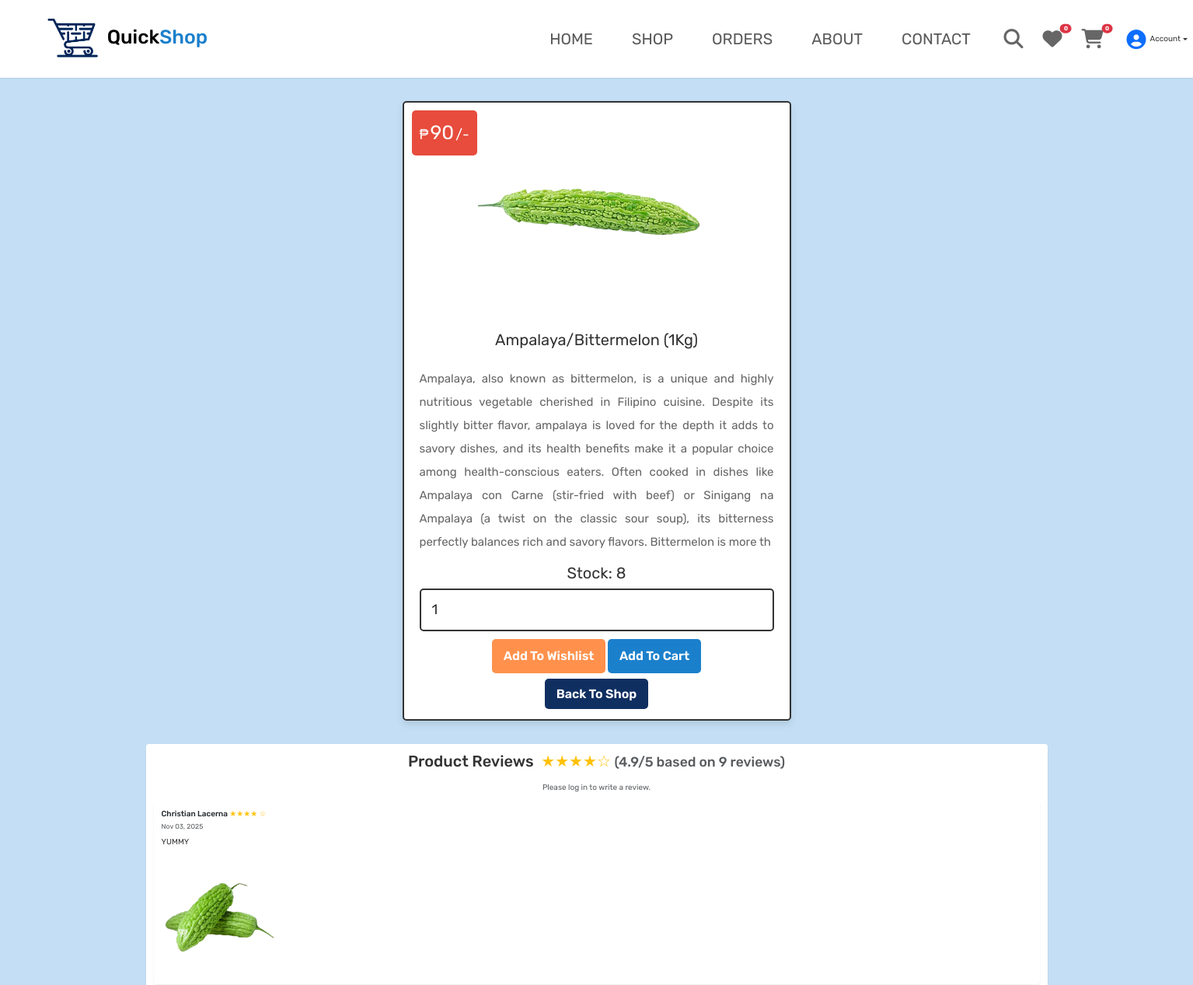
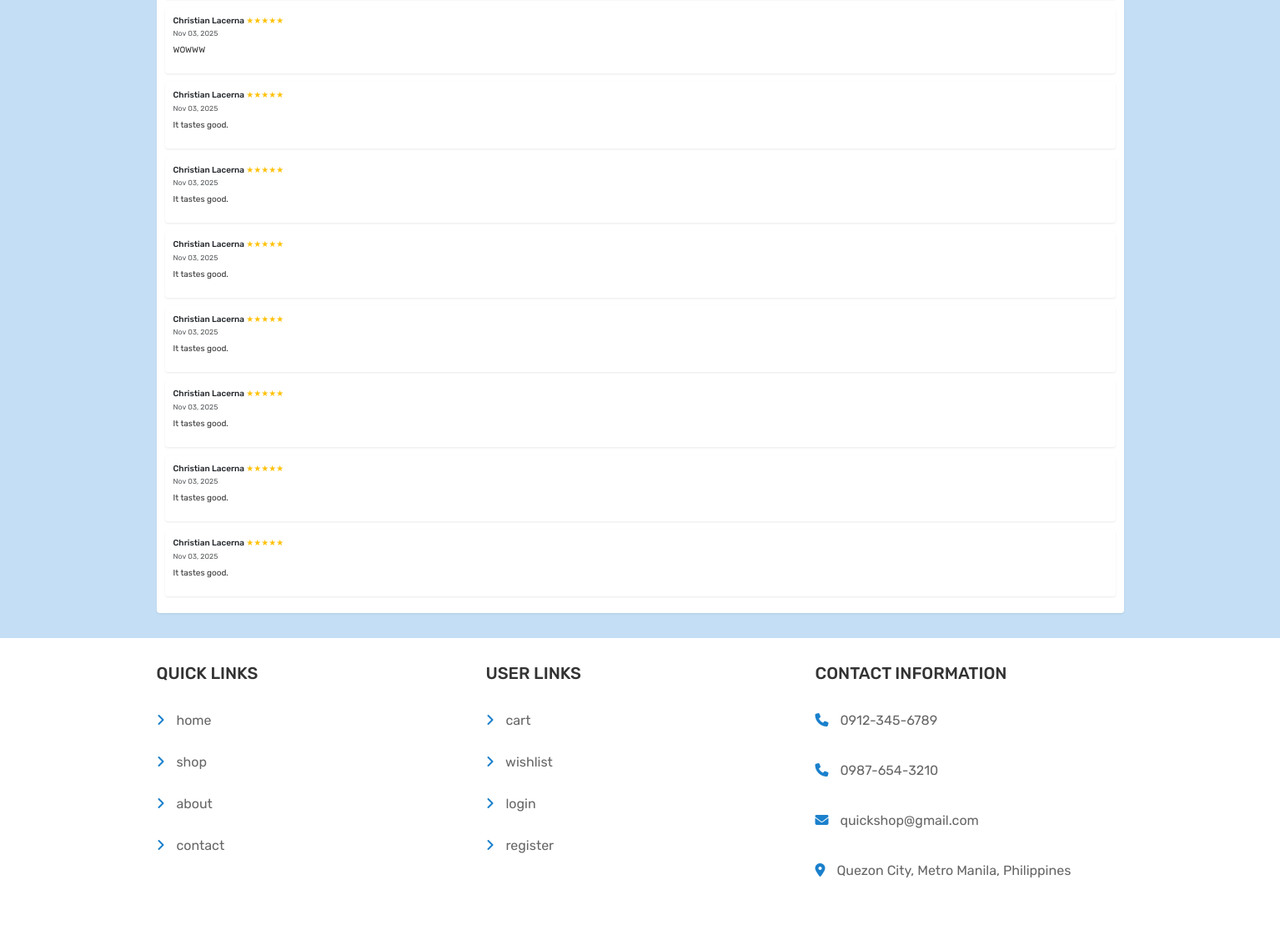
Page /view_page.php?pid=112 on the committed database (2 pictures, top to bottom).
### tables this page shows
CREATE TABLE `products` (
  `id` int(100) NOT NULL,
  `name` varchar(100) NOT NULL,
  `category` varchar(20) NOT NULL,
  `details` varchar(500) NOT NULL,
  `price` int(100) NOT NULL,
  `image` varchar(100) NOT NULL,
  `stock` int(11) NOT NULL DEFAULT 10
);

CREATE TABLE `reviews` (
  `id` int(11) NOT NULL,
  `user_id` int(11) NOT NULL,
  `product_id` int(11) NOT NULL,
  `rating` int(1) NOT NULL CHECK (`rating` between 1 and 5),
  `review_text` varchar(500) NOT NULL,
  `image` varchar(255) DEFAULT NULL,
  `created_at` timestamp NOT NULL DEFAULT current_timestamp()
);

CREATE TABLE `users` (
  `id` int(100) NOT NULL,
  `name` varchar(100) NOT NULL,
  `number` varchar(15) DEFAULT NULL,
  `email` varchar(100) NOT NULL,
  `password` varchar(100) NOT NULL,
  `user_type` enum('admin','user') NOT NULL DEFAULT 'user',
  `image` varchar(100) NOT NULL,
  `created_at` datetime DEFAULT current_timestamp(),
  `status` enum('active','inactive','banned') DEFAULT 'active',
  `address` varchar(255) DEFAULT NULL
);

### view_page.php (the view, shortened to what this page needs)
<?php
@include 'config.php';
$user_id = isset($_SESSION['user_id']) ? $_SESSION['user_id'] : null;
?>
<!DOCTYPE html>
<html lang="en">
<head>
<link href="https://cdn.jsdelivr.net/npm/bootstrap@5.3.3/dist/css/bootstrap.min.css" rel="stylesheet">
<link rel="stylesheet" href="https://cdnjs.cloudflare.com/ajax/libs/font-awesome/6.1.1/css/all.min.css">
<link rel="stylesheet" href="css/style.css">
</head>
<body>
<?php include 'header.php'; ?>
<section class="quick-view">
<?php
$pid = $_GET['pid'];
$select_products = $conn->prepare("SELECT * FROM `products` WHERE id = ?");
$select_products->execute([$pid]);
if ($select_products->rowCount() > 0) {
    while ($fetch_products = $select_products->fetch(PDO::FETCH_ASSOC)) {
?>
<form action="" class="box" method="POST" enctype="multipart/form-data">
    <div class="price">₱<span><?= $fetch_products['price']; ?></span>/-</div>
    <img src="uploaded_img/<?= $fetch_products['image']; ?>" alt="">
    <div class="name"><?= $fetch_products['name']; ?></div>
    <div class="details"><?= $fetch_products['details']; ?></div>
    <?php if ($fetch_products['stock'] > 0) { ?>
        <div class="stock" style="font-size:20px;">Stock: <?= $fetch_products['stock']; ?></div>
        <input type="number" min="1" max="<?= $fetch_products['stock']; ?>" value="1" name="p_qty" class="qty">
        <div class="button-group">
            <input type="submit" value="Add to Wishlist" class="products-button wishlist" name="add_to_wishlist">
            <input type="submit" value="Add to Cart" class="products-button cart" name="add_to_cart">
        </div>
    <?php } ?>
    <div class="back-btn-container">
        <a href="shop.php" class="products-button back">Back to Shop</a>
    </div>
</form>
<div class="reviews-section mt-5 p-3 rounded shadow-sm" style="background:#fff;">
<?php
$get_avg = $conn->prepare("
    SELECT AVG(rating) AS avg_rating, COUNT(*) AS total_reviews
    FROM `reviews`
    WHERE product_id = ?
");
$get_avg->execute([$fetch_products['id']]);
$rating_data = $get_avg->fetch(PDO::FETCH_ASSOC);
$avg_rating = $rating_data['avg_rating'] ? round($rating_data['avg_rating'], 1) : 0;
$total_reviews = $rating_data['total_reviews'];
?>
<h2 class="text-center mb-4">
    Product Reviews
    <?php if ($total_reviews > 0): ?>
        <span class="text-warning ms-2">
            <?= str_repeat('★', floor($avg_rating)); ?><?= str_repeat('☆', 5 - floor($avg_rating)); ?>
        </span>
        <small class="text-muted">(<?= $avg_rating; ?>/5 based on <?= $total_reviews; ?> reviews)</small>
    <?php endif; ?>
</h2>
<?php
$hasOrdered = false;
?>
<?php if ($user_id && $hasOrdered): ?>
<form action="" method="POST" enctype="multipart/form-data" class="mb-4">
    <input type="hidden" name="pid" value="<?= $fetch_products['id']; ?>">
    <input type="hidden" name="p_name" value="<?= $fetch_products['name']; ?>">
    <div class="mb-3">
        <label for="rating" class="form-label">Your Rating</label>
        <select name="rating" id="rating" class="form-select" required>
            <option value="">Select rating</option>
            <option value="5">★★★★★ (5)</option>
            <option value="4">★★★★☆ (4)</option>
            <option value="3">★★★☆☆ (3)</option>
            <option value="2">★★☆☆☆ (2)</option>
            <option value="1">★☆☆☆☆ (1)</option>
        </select>
    </div>
    <div class="mb-3">
        <label for="review_text" class="form-label">Your Review</label>
        <textarea name="review_text" id="review_text" class="form-control" rows="3" maxlength="500" placeholder="Write your review (max 500 characters)" required></textarea>
    </div>
    <div class="mb-3">
        <label for="review_image" class="form-label">Upload Image (optional)</label>
        <input type="file" name="review_image" id="review_image" class="form-control" accept="image/*">
    </div>
    <button type="submit" name="submit_review" class="btn btn-success w-100">Submit Review</button>
</form>
<?php elseif ($user_id && !$hasOrdered): ?>
<p class="text-center text-muted">You can only review this product after purchasing it.</p>
<?php else: ?>
<p class="text-center text-muted">Please <a href="login.php">log in</a> to write a review.</p>
<?php endif; ?>
<?php
$get_reviews = $conn->prepare("
    SELECT r.*, u.name
    FROM `reviews` r
    JOIN `users` u ON r.user_id = u.id
    WHERE r.product_id = ?
    ORDER BY r.created_at DESC
");
$get_reviews->execute([$fetch_products['id']]);
if ($get_reviews->rowCount() > 0) {
    while ($review = $get_reviews->fetch(PDO::FETCH_ASSOC)) {
        $short_review = strlen($review['review_text']) > 200 ? substr($review['review_text'], 0, 200) . '...' : $review['review_text'];
?>
<div class="card mb-3 border-0 shadow-sm">
    <div class="card-body">
        <h6 class="mb-1"><?= htmlspecialchars($review['name']); ?>
            <span class="text-warning">
                <?= str_repeat('★', $review['rating']); ?>
                <?= str_repeat('☆', 5 - $review['rating']); ?>
            </span>
        </h6>
        <small class="text-muted"><?= date('M d, Y', strtotime($review['created_at'])); ?></small>
        <p class="mt-2"><?= htmlspecialchars($short_review); ?></p>
        <?php if ($review['image']): ?>
            <img src="review_image/<?= htmlspecialchars($review['image']); ?>" class="img-fluid rounded mt-2" style="max-width:150px;">
        <?php endif; ?>
    </div>
</div>
<?php
    }
} else {
    echo '<p class="text-muted">No reviews yet. Be the first to review this product!</p>';
}
?>
</div>
<?php
    }
} else {
    echo '<p class="empty">No products found!</p>';
}
?>
</section>
<?php include 'footer.php'; ?>
</body>
</html>

### header.php (shortened to what this page needs)
<?php
$current_page = basename($_SERVER['PHP_SELF']);
?>
<nav class="navbar navbar-expand-lg navbar-light bg-white shadow-sm sticky-top">
    <div class="container-fluid">
        <a class="navbar-brand d-flex align-items-center" href="index.php">
            <img src="images/logo.png" alt="logo" style="height:60px;" class="me-2">
            <h1>Quick<span class="shoplogospan">Shop</span></h1>
        </a>
        <div class="collapse navbar-collapse" id="qsNavbar">
            <ul class="navbar-nav me-auto mb-2 mb-lg-0">
                <li class="nav-item"><a class="nav-link <?= ($current_page == 'index.php') ? 'active' : ''; ?>" href="index.php">HOME</a></li>
                <li class="nav-item"><a class="nav-link <?= ($current_page == 'shop.php') ? 'active' : ''; ?>" href="shop.php">SHOP</a></li>
                <li class="nav-item"><a class="nav-link <?= ($current_page == 'orders.php') ? 'active' : ''; ?>" href="orders.php">ORDERS</a></li>
                <li class="nav-item"><a class="nav-link <?= ($current_page == 'about.php') ? 'active' : ''; ?>" href="about.php">ABOUT</a></li>
                <li class="nav-item"><a class="nav-link <?= ($current_page == 'contact.php') ? 'active' : ''; ?>" href="contact.php">CONTACT</a></li>
            </ul>
            <div class="d-flex align-items-center nav-icons">
                <a href="search_page.php" class="nav-link px-2">
                    <i class="fas fa-search"></i>
                </a>
                <?php
                $count_cart_items = $conn->prepare("SELECT * FROM `cart` WHERE user_id = ?");
                $count_cart_items->execute([$user_id]);
                $count_wishlist_items = $conn->prepare("SELECT * FROM `wishlist` WHERE user_id = ?");
                $count_wishlist_items->execute([$user_id]);
                ?>
                <a href="wishlist.php" class="nav-link position-relative px-2">
                    <i class="fas fa-heart"></i>
                    <span class="badge bg-danger rounded-pill position-absolute top-0 start-100 translate-middle">
                        <?= $count_wishlist_items->rowCount(); ?>
                    </span>
                </a>
                <a href="cart.php" class="nav-link position-relative px-2">
                    <i class="fas fa-shopping-cart"></i>
                    <span class="badge bg-danger rounded-pill position-absolute top-0 start-100 translate-middle">
                        <?= $count_cart_items->rowCount(); ?>
                    </span>
                </a>
                <div class="dropdown ms-3">
                    <?php if (!empty($fetch_profile)) : ?>
                        <a class="d-flex align-items-center text-decoration-none dropdown-toggle" href="#" role="button" id="qsProfileDropdown" data-bs-toggle="dropdown" aria-expanded="false">
                            <img src="uploaded_img/<?= htmlspecialchars($fetch_profile['image']); ?>" alt="profile" class="rounded-circle me-2" style="width:36px; height:36px; object-fit:cover;">
                            <span class="d-none d-lg-inline"><?= htmlspecialchars($fetch_profile['name']); ?></span>
                        </a>
                        <ul class="dropdown-menu dropdown-menu-end" aria-labelledby="qsProfileDropdown">
                            <li><a class="dropdown-item" href="user_profile_update.php">Update Profile</a></li>
                            <li><hr class="dropdown-divider"></li>
                            <li><a class="dropdown-item text-danger" href="logout.php">Logout</a></li>
                        </ul>
                    <?php else : ?>
                        <a class="d-flex align-items-center text-decoration-none dropdown-toggle" href="#" role="button" id="qsGuestDropdown" data-bs-toggle="dropdown" aria-expanded="false">
                            <i class="fas fa-user-circle fa-2x text-primary me-2"></i>
                            <span class="d-none d-lg-inline">Account</span>
                        </a>
                    <?php endif; ?>
                </div>
            </div>
        </div>
    </div>
</nav>

### footer.php
<footer class="footer">
   <section class="box-container">
      <div class="box">
         <h3>quick links</h3>
         <a href="index.php"> <i class="fas fa-angle-right"></i> home</a>
         <a href="shop.php"> <i class="fas fa-angle-right"></i> shop</a>
         <a href="about.php"> <i class="fas fa-angle-right"></i> about</a>
         <a href="contact.php"> <i class="fas fa-angle-right"></i> contact</a>
      </div>
      <div class="box">
         <h3>user links</h3>
         <a href="cart.php"> <i class="fas fa-angle-right"></i> cart</a>
         <a href="wishlist.php"> <i class="fas fa-angle-right"></i> wishlist</a>
         <a href="login.php"> <i class="fas fa-angle-right"></i> login</a>
         <a href="register.php"> <i class="fas fa-angle-right"></i> register</a>
      </div>
      <div class="box">
         <h3>contact information</h3>
         <p> <i class="fas fa-phone"></i> 0912-345-6789 </p>
         <p> <i class="fas fa-phone"></i> 0987-654-3210 </p>
         <p> <i class="fas fa-envelope"></i> quickshop@gmail.com </p>
         <p> <i class="fas fa-map-marker-alt"></i> Quezon City, Metro Manila, Philippines</p>
      </div>
   </section>
</footer>

### css/style.css (style rules this page uses)
.products-button { flex: 1; padding: 1rem 1.5rem; font-size: 1.6rem; border-radius: .5rem; border: none; cursor: pointer; color: var(--white); transition: 0.3s ease; font-weight: 600; text-transform: capitalize; }
.products-button.wishlist { background: #ff914d; }
.products-button.cart { background: #1B80CC; margin-top: 5px; }
.quick-view .box .back-btn-container { margin-top: 1.5rem; }
.products-button.back { background: #102F61; }
.quick-view .box { max-width: 50rem; padding:2rem; text-align: center; border:var(--border); background-color: var(--white); box-shadow: var(--box-shadow); border-radius: .5rem; position: relative; margin:0 auto; }
.quick-view .box img { height: 25rem; margin-bottom: 1rem; }
.quick-view .box .price { position: absolute; top:1rem; left:1rem; padding:1rem; border-radius: .5rem; background-color: var(--red); font-size: 1.8rem; color:var(--white); }
.quick-view .box .price span { font-size: 2.5rem; color:var(--white); margin:0 .2rem; }
.quick-view .box .qty { margin:.5rem 0; border-radius: .5rem; padding:1.2rem 1.4rem; font-size: 1.8rem; color:var(--black); border:var(--border); width: 100%; }
.quick-view .box .name { font-size: 2rem; color:var(--black); padding:1rem 0; }
.quick-view .box .details { padding:1rem 0; text-align: justify; line-height: 2; font-size: 1.5rem; color:var(--light-color); }

### css/components.css (style rules this page uses)
:root { --blue: #1B80CC; --backgroundblue: #C4DFF5; --orange:#ff914d; --red:#e74c3c; --black:#333; --light-color:#666; --white:#fff; --light-bg:#f6f6f6; --border:.2rem solid var(--black); --box-shadow:0 .5rem 1rem rgba(0,0,0,.1); }
a { text-decoration: none; color: inherit; }
* { font-family: 'Rubik', sans-serif; margin:0; padding:0; box-sizing: border-box; outline: none; border:none; text-decoration: none; color:var(--black); }
body { background-color: var(--backgroundblue); }
html { font-size: 62.5%; overflow-x: hidden; scroll-behavior: smooth; scroll-padding-top: 6.5rem; }
section { padding:3rem 2rem; max-width: 1200px; margin:0 auto; }
.nav-icons i { font-size: 25px; color: var(--light-color); margin-left: 1.5rem; cursor: pointer; }
.navbar { height: 100px; }
.navbar-brand { margin-left: 50px; }
.navbar .navbar-nav { margin-left: 400px; }
.navbar .navbar-nav .nav-link { font-size: 20px !important; padding: 20px !important; padding-left: 30px !important; }
.shoplogospan { color: #1B80CC; }
.footer { background-color: var(--white); }
.footer .box-container { display: grid; grid-template-columns: repeat(auto-fit, minmax(27rem, 1fr)); gap:2.5rem; align-items: flex-start; }
.footer .box-container .box h3 { text-transform: uppercase; color:var(--black); margin-bottom: 2rem; font-size: 2rem; }
.footer .box-container .box a, .footer .box-container .box p { display: block; padding:1.3rem 0; font-size: 1.6rem; color:var(--light-color); }
.footer .box-container .box a i, .footer .box-container .box p i { color:var(--blue); padding-right: 1rem; }

### header.php (style rules this page uses)
.navbar-nav .nav-link { transition: font-weight 0.2s, color 0.2s; }

### rows in the picture
products: price "90", image (picture), name "Ampalaya/Bittermelon (1Kg)", details "Ampalaya, also known as bittermelon, is a unique and highly nutritious vegetable cherished in Filipino cuisine. Despite its slightly bitter flavor, ampalaya is loved for the depth it adds to savory dishes, and its health benefits make it a popular choice among health-conscious eaters. Often cooked in dishes like Ampalaya con Carne (stir-fried with beef) or Sinigang na Ampalaya (a twist on the classic sour soup), its bitterness perfectly balances rich and savory flavors. Bittermelon is more th", stock "8", avg_rating "★★★★", avg_rating "☆", avg_rating "4.9", total_reviews "9"
reviews: user.name "Christian Lacerna", rating "★★★★", rating "☆", created_at "Nov 03, 2025", review_text "YUMMY", image (picture)
reviews: user.name "Christian Lacerna", rating "★★★★★", created_at "Nov 03, 2025", review_text "WOWWW"
reviews: user.name "Christian Lacerna", rating "★★★★★", created_at "Nov 03, 2025", review_text "It tastes good."
reviews: user.name "Christian Lacerna", rating "★★★★★", created_at "Nov 03, 2025", review_text "It tastes good."
reviews: user.name "Christian Lacerna", rating "★★★★★", created_at "Nov 03, 2025", review_text "It tastes good."
reviews: user.name "Christian Lacerna", rating "★★★★★", created_at "Nov 03, 2025", review_text "It tastes good."
reviews: user.name "Christian Lacerna", rating "★★★★★", created_at "Nov 03, 2025", review_text "It tastes good."
reviews: user.name "Christian Lacerna", rating "★★★★★", created_at "Nov 03, 2025", review_text "It tastes good."
reviews: user.name "Christian Lacerna", rating "★★★★★", created_at "Nov 03, 2025", review_text "It tastes good."

### other values in the picture
$count_wishlist_items->rowCount() "0"
$count_cart_items->rowCount() "0"
